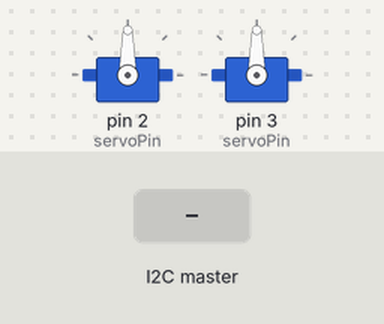
This sketch was run on a simulated Arduino Uno, built with avr-gcc and run on an emulated ATmega328P. Parts: 2 × servo. The inputs (shaded band) are chosen by the test bench.

Above: at 1.2 s.
1.3 s: the I2C master sends the byte 1
At 2.2 s:
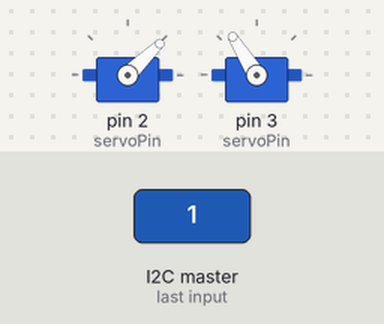
At 4.6 s:
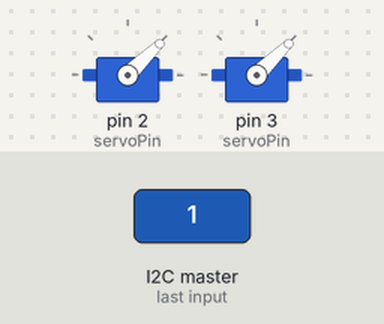
Timing chart, 0 to 6.1 s (numbered marks = the images above; inputs shaded):
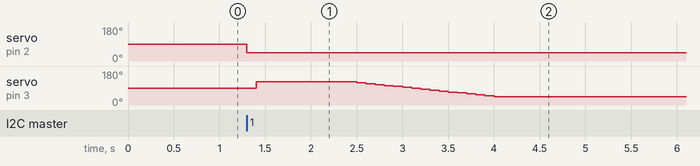

Measured:
- after the input at 1.3 s, servo on pin 2 (servoPin): 90° → 44° at once; servo on pin 3 (servoPin): 90° → 122° after 0.10 s, → 117° 1.1 s later, → 112° 0.10 s later, → 107° 0.10 s later, … (17 changes in this stretch)

The sketch:

ot108eyeballs_i2c_s.ino
```cpp
//
// OT108Eyeballs_i2c_s.ino
// - Use I2C bus to control multiple devices
// - Slave device
//

#include <Wire.h>
#include <Servo.h>
#include <AniEyeball.h>


#define N_EYEBALL 1

AniEyeball ot108eyeball[N_EYEBALL];

// 眼皮_PIN # i
// 眼球_PIN # i+1
const byte servoPin[N_EYEBALL*2] = {2,3};

const int SLAVE_ADDRESS = 2;
char inByte = 0;

void setup()
{
  Wire.begin(SLAVE_ADDRESS);    // join I2C bus as a slave with address 1
  Wire.onReceive(receiveEvent); // register event

  Serial.begin(9600);

  for (int i=0; i<N_EYEBALL; i++)
  {
  	ot108eyeball[i].setPinP(servoPin[i*2]);
  	ot108eyeball[i].setPinB(servoPin[i*2+1]);
  }
}

void loop()
{
  // 可能要有緩衝, 以免灌進太多指令, 來不及處理
  if (inByte)
  {
    for (int i=0; i<N_EYEBALL; i++)
    {
      ot108eyeball[i].acting(inByte);
    }
    inByte = 0;
  }
  else
  {
    //ot108eyeball[i].tweeting();
  }

}

void receiveEvent(int howMany)
{
  // master 傳來的命令格式為一數值, 代表 pattern-#.
  while (Wire.available())
  {
    inByte = Wire.read();
  }
}
```
